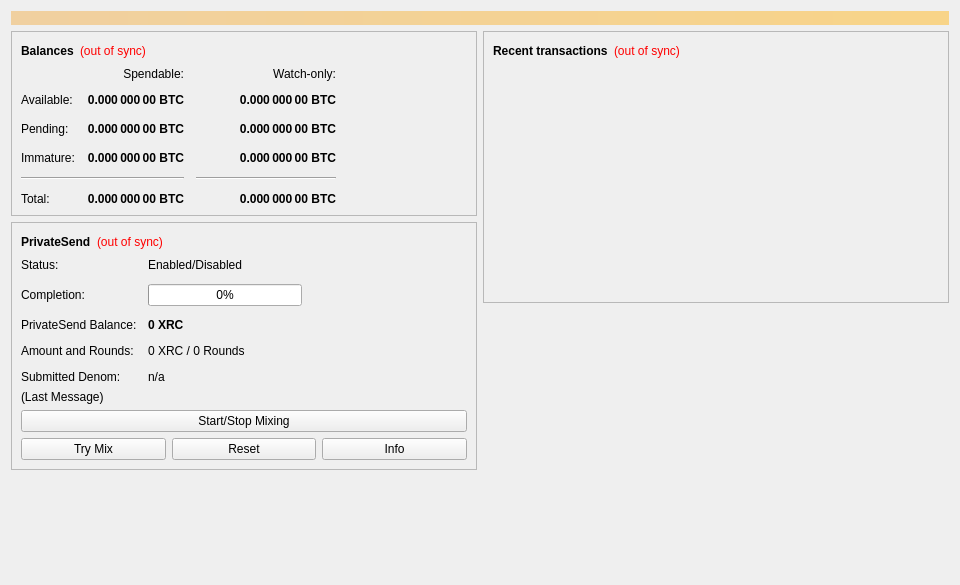
<?xml version="1.0" encoding="UTF-8"?>
<ui version="4.0">
 <class>OverviewPage</class>
 <widget class="QWidget" name="OverviewPage">
  <property name="geometry">
   <rect>
    <x>0</x>
    <y>0</y>
    <width>960</width>
    <height>585</height>
   </rect>
  </property>
  <property name="minimumSize">
   <size>
    <width>960</width>
    <height>0</height>
   </size>
  </property>
  <property name="windowTitle">
   <string>Form</string>
  </property>
  <layout class="QVBoxLayout" name="topLayout">
   <item>
    <widget class="QLabel" name="labelAlerts">
     <property name="visible">
      <bool>false</bool>
     </property>
     <property name="styleSheet">
      <string notr="true">QLabel { background-color: qlineargradient(x1: 0, y1: 0, x2: 1, y2: 0, stop:0 #F0D0A0, stop:1 #F8D488); color:#000000; }</string>
     </property>
     <property name="wordWrap">
      <bool>true</bool>
     </property>
     <property name="margin">
      <number>3</number>
     </property>
     <property name="textInteractionFlags">
      <set>Qt::TextSelectableByMouse</set>
     </property>
    </widget>
   </item>
   <item>
    <layout class="QHBoxLayout" name="horizontalLayout" stretch="1,1">
     <item>
      <layout class="QVBoxLayout" name="verticalLayout_2">
       <item>
        <widget class="QFrame" name="frame">
         <property name="frameShape">
          <enum>QFrame::StyledPanel</enum>
         </property>
         <property name="frameShadow">
          <enum>QFrame::Raised</enum>
         </property>
         <layout class="QVBoxLayout" name="verticalLayout_4">
          <item>
           <layout class="QHBoxLayout" name="horizontalLayout_4">
            <item>
             <widget class="QLabel" name="label_5">
              <property name="font">
               <font>
                <weight>75</weight>
                <bold>true</bold>
               </font>
              </property>
              <property name="text">
               <string>Balances</string>
              </property>
             </widget>
            </item>
            <item>
             <widget class="QLabel" name="labelWalletStatus">
              <property name="toolTip">
               <string>The displayed information may be out of date. Your wallet automatically synchronizes with the CharyCoin network after a connection is established, but this process has not completed yet.</string>
              </property>
              <property name="styleSheet">
               <string notr="true">QLabel { color: red; }</string>
              </property>
              <property name="text">
               <string notr="true">(out of sync)</string>
              </property>
              <property name="alignment">
               <set>Qt::AlignLeading|Qt::AlignLeft|Qt::AlignVCenter</set>
              </property>
             </widget>
            </item>
            <item>
             <spacer name="horizontalSpacer_3">
              <property name="orientation">
               <enum>Qt::Horizontal</enum>
              </property>
              <property name="sizeHint" stdset="0">
               <size>
                <width>40</width>
                <height>20</height>
               </size>
              </property>
             </spacer>
            </item>
           </layout>
          </item>
          <item>
           <layout class="QGridLayout" name="gridLayout">
            <property name="spacing">
             <number>12</number>
            </property>
            <item row="2" column="2">
             <widget class="QLabel" name="labelWatchPending">
              <property name="font">
               <font>
                <weight>75</weight>
                <bold>true</bold>
               </font>
              </property>
              <property name="cursor">
               <cursorShape>IBeamCursor</cursorShape>
              </property>
              <property name="toolTip">
               <string>Unconfirmed transactions to watch-only addresses</string>
              </property>
              <property name="text">
               <string notr="true">0.000 000 00 BTC</string>
              </property>
              <property name="alignment">
               <set>Qt::AlignRight|Qt::AlignTrailing|Qt::AlignVCenter</set>
              </property>
              <property name="textInteractionFlags">
               <set>Qt::LinksAccessibleByMouse|Qt::TextSelectableByKeyboard|Qt::TextSelectableByMouse</set>
              </property>
             </widget>
            </item>
            <item row="2" column="1">
             <widget class="QLabel" name="labelUnconfirmed">
              <property name="font">
               <font>
                <weight>75</weight>
                <bold>true</bold>
               </font>
              </property>
              <property name="cursor">
               <cursorShape>IBeamCursor</cursorShape>
              </property>
              <property name="toolTip">
               <string>Total of transactions that have yet to be confirmed, and do not yet count toward the spendable balance</string>
              </property>
              <property name="text">
               <string notr="true">0.000 000 00 BTC</string>
              </property>
              <property name="alignment">
               <set>Qt::AlignRight|Qt::AlignTrailing|Qt::AlignVCenter</set>
              </property>
              <property name="textInteractionFlags">
               <set>Qt::LinksAccessibleByMouse|Qt::TextSelectableByKeyboard|Qt::TextSelectableByMouse</set>
              </property>
             </widget>
            </item>
            <item row="3" column="2">
             <widget class="QLabel" name="labelWatchImmature">
              <property name="font">
               <font>
                <weight>75</weight>
                <bold>true</bold>
               </font>
              </property>
              <property name="cursor">
               <cursorShape>IBeamCursor</cursorShape>
              </property>
              <property name="toolTip">
               <string>Mined balance in watch-only addresses that has not yet matured</string>
              </property>
              <property name="text">
               <string notr="true">0.000 000 00 BTC</string>
              </property>
              <property name="alignment">
               <set>Qt::AlignRight|Qt::AlignTrailing|Qt::AlignVCenter</set>
              </property>
              <property name="textInteractionFlags">
               <set>Qt::LinksAccessibleByMouse|Qt::TextSelectableByKeyboard|Qt::TextSelectableByMouse</set>
              </property>
             </widget>
            </item>
            <item row="4" column="0" colspan="2">
             <widget class="Line" name="lineSpendableBalance">
              <property name="orientation">
               <enum>Qt::Horizontal</enum>
              </property>
             </widget>
            </item>
            <item row="4" column="2">
             <widget class="Line" name="lineWatchBalance">
              <property name="sizePolicy">
               <sizepolicy hsizetype="Preferred" vsizetype="Fixed">
                <horstretch>0</horstretch>
                <verstretch>0</verstretch>
               </sizepolicy>
              </property>
              <property name="minimumSize">
               <size>
                <width>140</width>
                <height>0</height>
               </size>
              </property>
              <property name="orientation">
               <enum>Qt::Horizontal</enum>
              </property>
             </widget>
            </item>
            <item row="5" column="0">
             <widget class="QLabel" name="labelTotalText">
              <property name="text">
               <string>Total:</string>
              </property>
             </widget>
            </item>
            <item row="3" column="1">
             <widget class="QLabel" name="labelImmature">
              <property name="font">
               <font>
                <weight>75</weight>
                <bold>true</bold>
               </font>
              </property>
              <property name="cursor">
               <cursorShape>IBeamCursor</cursorShape>
              </property>
              <property name="toolTip">
               <string>Mined balance that has not yet matured</string>
              </property>
              <property name="text">
               <string notr="true">0.000 000 00 BTC</string>
              </property>
              <property name="alignment">
               <set>Qt::AlignRight|Qt::AlignTrailing|Qt::AlignVCenter</set>
              </property>
              <property name="textInteractionFlags">
               <set>Qt::LinksAccessibleByMouse|Qt::TextSelectableByKeyboard|Qt::TextSelectableByMouse</set>
              </property>
             </widget>
            </item>
            <item row="2" column="3">
             <spacer name="horizontalSpacer_2">
              <property name="orientation">
               <enum>Qt::Horizontal</enum>
              </property>
              <property name="sizeHint" stdset="0">
               <size>
                <width>40</width>
                <height>20</height>
               </size>
              </property>
             </spacer>
            </item>
            <item row="3" column="0">
             <widget class="QLabel" name="labelImmatureText">
              <property name="text">
               <string>Immature:</string>
              </property>
             </widget>
            </item>
            <item row="5" column="1">
             <widget class="QLabel" name="labelTotal">
              <property name="font">
               <font>
                <weight>75</weight>
                <bold>true</bold>
               </font>
              </property>
              <property name="cursor">
               <cursorShape>IBeamCursor</cursorShape>
              </property>
              <property name="toolTip">
               <string>Your current total balance</string>
              </property>
              <property name="text">
               <string notr="true">0.000 000 00 BTC</string>
              </property>
              <property name="alignment">
               <set>Qt::AlignRight|Qt::AlignTrailing|Qt::AlignVCenter</set>
              </property>
              <property name="textInteractionFlags">
               <set>Qt::LinksAccessibleByMouse|Qt::TextSelectableByKeyboard|Qt::TextSelectableByMouse</set>
              </property>
             </widget>
            </item>
            <item row="5" column="2">
             <widget class="QLabel" name="labelWatchTotal">
              <property name="font">
               <font>
                <weight>75</weight>
                <bold>true</bold>
               </font>
              </property>
              <property name="cursor">
               <cursorShape>IBeamCursor</cursorShape>
              </property>
              <property name="toolTip">
               <string>Current total balance in watch-only addresses</string>
              </property>
              <property name="text">
               <string notr="true">0.000 000 00 BTC</string>
              </property>
              <property name="alignment">
               <set>Qt::AlignRight|Qt::AlignTrailing|Qt::AlignVCenter</set>
              </property>
              <property name="textInteractionFlags">
               <set>Qt::LinksAccessibleByMouse|Qt::TextSelectableByKeyboard|Qt::TextSelectableByMouse</set>
              </property>
             </widget>
            </item>
            <item row="0" column="2">
             <widget class="QLabel" name="labelWatchonly">
              <property name="text">
               <string>Watch-only:</string>
              </property>
              <property name="alignment">
               <set>Qt::AlignRight|Qt::AlignTrailing|Qt::AlignVCenter</set>
              </property>
             </widget>
            </item>
            <item row="1" column="0">
             <widget class="QLabel" name="labelBalanceText">
              <property name="text">
               <string>Available:</string>
              </property>
             </widget>
            </item>
            <item row="1" column="1">
             <widget class="QLabel" name="labelBalance">
              <property name="font">
               <font>
                <weight>75</weight>
                <bold>true</bold>
               </font>
              </property>
              <property name="cursor">
               <cursorShape>IBeamCursor</cursorShape>
              </property>
              <property name="toolTip">
               <string>Your current spendable balance</string>
              </property>
              <property name="text">
               <string notr="true">0.000 000 00 BTC</string>
              </property>
              <property name="alignment">
               <set>Qt::AlignRight|Qt::AlignTrailing|Qt::AlignVCenter</set>
              </property>
              <property name="textInteractionFlags">
               <set>Qt::LinksAccessibleByMouse|Qt::TextSelectableByKeyboard|Qt::TextSelectableByMouse</set>
              </property>
             </widget>
            </item>
            <item row="1" column="2">
             <widget class="QLabel" name="labelWatchAvailable">
              <property name="font">
               <font>
                <weight>75</weight>
                <bold>true</bold>
               </font>
              </property>
              <property name="cursor">
               <cursorShape>IBeamCursor</cursorShape>
              </property>
              <property name="toolTip">
               <string>Your current balance in watch-only addresses</string>
              </property>
              <property name="text">
               <string notr="true">0.000 000 00 BTC</string>
              </property>
              <property name="alignment">
               <set>Qt::AlignRight|Qt::AlignTrailing|Qt::AlignVCenter</set>
              </property>
              <property name="textInteractionFlags">
               <set>Qt::LinksAccessibleByMouse|Qt::TextSelectableByKeyboard|Qt::TextSelectableByMouse</set>
              </property>
             </widget>
            </item>
            <item row="2" column="0">
             <widget class="QLabel" name="labelPendingText">
              <property name="text">
               <string>Pending:</string>
              </property>
             </widget>
            </item>
            <item row="0" column="1">
             <widget class="QLabel" name="labelSpendable">
              <property name="text">
               <string>Spendable:</string>
              </property>
              <property name="alignment">
               <set>Qt::AlignRight|Qt::AlignTrailing|Qt::AlignVCenter</set>
              </property>
             </widget>
            </item>
           </layout>
          </item>
         </layout>
        </widget>
       </item>
       <item>
        <widget class="QFrame" name="framePrivateSend">
         <property name="layoutDirection">
          <enum>Qt::LeftToRight</enum>
         </property>
         <property name="frameShape">
          <enum>QFrame::StyledPanel</enum>
         </property>
         <property name="frameShadow">
          <enum>QFrame::Raised</enum>
         </property>
         <layout class="QVBoxLayout" name="VerticalLayout_PS1">
          <item>
           <layout class="QHBoxLayout" name="horizontalLayout_5">
            <item>
             <widget class="QLabel" name="labelPrivateSendHeader">
              <property name="font">
               <font>
                <weight>75</weight>
                <bold>true</bold>
               </font>
              </property>
              <property name="text">
               <string>PrivateSend</string>
              </property>
             </widget>
            </item>
            <item>
             <widget class="QLabel" name="labelPrivateSendSyncStatus">
              <property name="toolTip">
               <string>The displayed information may be out of date. Your wallet automatically synchronizes with the CharyCoin network after a connection is established, but this process has not completed yet.</string>
              </property>
              <property name="styleSheet">
               <string notr="true">QLabel { color: red; }</string>
              </property>
              <property name="text">
               <string notr="true">(out of sync)</string>
              </property>
              <property name="alignment">
               <set>Qt::AlignLeading|Qt::AlignLeft|Qt::AlignVCenter</set>
              </property>
             </widget>
            </item>
            <item>
             <spacer name="horizontalSpacer_4">
              <property name="orientation">
               <enum>Qt::Horizontal</enum>
              </property>
              <property name="sizeHint" stdset="0">
               <size>
                <width>40</width>
                <height>20</height>
               </size>
              </property>
             </spacer>
            </item>
           </layout>
          </item>
          <item>
           <layout class="QFormLayout" name="privateSendFormLayout">
            <property name="fieldGrowthPolicy">
             <enum>QFormLayout::AllNonFixedFieldsGrow</enum>
            </property>
            <property name="horizontalSpacing">
             <number>11</number>
            </property>
            <property name="verticalSpacing">
             <number>12</number>
            </property>
            <item row="0" column="0">
             <widget class="QLabel" name="labelPrivateSendEnabledText">
              <property name="text">
               <string>Status:</string>
              </property>
             </widget>
            </item>
            <item row="0" column="1">
             <widget class="QLabel" name="labelPrivateSendEnabled">
              <property name="text">
               <string>Enabled/Disabled</string>
              </property>
             </widget>
            </item>
            <item row="1" column="0">
             <widget class="QLabel" name="labelCompletitionText">
              <property name="text">
               <string>Completion:</string>
              </property>
             </widget>
            </item>
            <item row="1" column="1">
             <widget class="QProgressBar" name="privateSendProgress">
              <property name="maximumSize">
               <size>
                <width>154</width>
                <height>16777215</height>
               </size>
              </property>
              <property name="value">
               <number>0</number>
              </property>
             </widget>
            </item>
            <item row="2" column="0">
             <widget class="QLabel" name="labelAnonymizedText">
              <property name="text">
               <string>PrivateSend Balance:</string>
              </property>
             </widget>
            </item>
            <item row="2" column="1">
             <widget class="QLabel" name="labelAnonymized">
              <property name="font">
               <font>
                <weight>75</weight>
                <bold>true</bold>
               </font>
              </property>
              <property name="text">
               <string notr="true">0 XRC</string>
              </property>
             </widget>
            </item>
            <item row="3" column="0">
             <widget class="QLabel" name="labelAmountAndRoundsText">
              <property name="text">
               <string>Amount and Rounds:</string>
              </property>
             </widget>
            </item>
            <item row="3" column="1">
             <widget class="QLabel" name="labelAmountRounds">
              <property name="text">
               <string>0 XRC / 0 Rounds</string>
              </property>
             </widget>
            </item>
            <item row="4" column="0">
             <widget class="QLabel" name="labelSubmittedDenomText">
              <property name="text">
               <string>Submitted Denom:</string>
              </property>
             </widget>
            </item>
            <item row="4" column="1">
             <widget class="QLabel" name="labelSubmittedDenom">
              <property name="toolTip">
               <string>The denominations you submitted to the Masternode.&lt;br&gt;To mix, other users must submit the exact same denominations.</string>
              </property>
              <property name="text">
               <string>n/a</string>
              </property>
             </widget>
            </item>
           </layout>
          </item>
          <item>
           <layout class="QVBoxLayout" name="VerticalLayout_PS">
            <item>
             <widget class="QLabel" name="labelPrivateSendLastMessage">
              <property name="text">
               <string>(Last Message)</string>
              </property>
              <property name="alignment">
               <set>Qt::AlignLeading|Qt::AlignLeft|Qt::AlignTop</set>
              </property>
              <property name="wordWrap">
               <bool>true</bool>
              </property>
             </widget>
            </item>
            <item>
             <widget class="QPushButton" name="togglePrivateSend">
              <property name="sizePolicy">
               <sizepolicy hsizetype="MinimumExpanding" vsizetype="Fixed">
                <horstretch>0</horstretch>
                <verstretch>0</verstretch>
               </sizepolicy>
              </property>
              <property name="text">
               <string>Start/Stop Mixing</string>
              </property>
             </widget>
            </item>
            <item>
             <layout class="QHBoxLayout" name="horizontalLayout_debugbuttons">
              <item>
               <widget class="QPushButton" name="privateSendAuto">
                <property name="sizePolicy">
                 <sizepolicy hsizetype="MinimumExpanding" vsizetype="Fixed">
                  <horstretch>0</horstretch>
                  <verstretch>0</verstretch>
                 </sizepolicy>
                </property>
                <property name="toolTip">
                 <string>Try to manually submit a PrivateSend request.</string>
                </property>
                <property name="text">
                 <string>Try Mix</string>
                </property>
               </widget>
              </item>
              <item>
               <widget class="QPushButton" name="privateSendReset">
                <property name="sizePolicy">
                 <sizepolicy hsizetype="MinimumExpanding" vsizetype="Fixed">
                  <horstretch>0</horstretch>
                  <verstretch>0</verstretch>
                 </sizepolicy>
                </property>
                <property name="toolTip">
                 <string>Reset the current status of PrivateSend (can interrupt PrivateSend if it's in the process of Mixing, which can cost you money!)</string>
                </property>
                <property name="autoFillBackground">
                 <bool>false</bool>
                </property>
                <property name="text">
                 <string>Reset</string>
                </property>
               </widget>
              </item>
              <item>
               <widget class="QPushButton" name="privateSendInfo">
                <property name="sizePolicy">
                 <sizepolicy hsizetype="MinimumExpanding" vsizetype="Fixed">
                  <horstretch>0</horstretch>
                  <verstretch>0</verstretch>
                 </sizepolicy>
                </property>
                <property name="toolTip">
                 <string>Information about PrivateSend and Mixing</string>
                </property>
                <property name="text">
                 <string>Info</string>
                </property>
               </widget>
              </item>
             </layout>
            </item>
           </layout>
          </item>
         </layout>
        </widget>
       </item>
       <item>
        <spacer name="verticalSpacer">
         <property name="orientation">
          <enum>Qt::Vertical</enum>
         </property>
         <property name="sizeHint" stdset="0">
          <size>
           <width>20</width>
           <height>40</height>
          </size>
         </property>
        </spacer>
       </item>
      </layout>
     </item>
     <item>
      <layout class="QVBoxLayout" name="verticalLayout_3">
       <item>
        <widget class="QFrame" name="frame_2">
         <property name="frameShape">
          <enum>QFrame::StyledPanel</enum>
         </property>
         <property name="frameShadow">
          <enum>QFrame::Raised</enum>
         </property>
         <layout class="QVBoxLayout" name="verticalLayout">
          <item>
           <layout class="QHBoxLayout" name="horizontalLayout_2">
            <item>
             <widget class="QLabel" name="label_4">
              <property name="font">
               <font>
                <weight>75</weight>
                <bold>true</bold>
               </font>
              </property>
              <property name="text">
               <string>Recent transactions</string>
              </property>
             </widget>
            </item>
            <item>
             <widget class="QLabel" name="labelTransactionsStatus">
              <property name="toolTip">
               <string>The displayed information may be out of date. Your wallet automatically synchronizes with the CharyCoin network after a connection is established, but this process has not completed yet.</string>
              </property>
              <property name="styleSheet">
               <string notr="true">QLabel { color: red; }</string>
              </property>
              <property name="text">
               <string notr="true">(out of sync)</string>
              </property>
              <property name="alignment">
               <set>Qt::AlignLeading|Qt::AlignLeft|Qt::AlignVCenter</set>
              </property>
             </widget>
            </item>
            <item>
             <spacer name="horizontalSpacer">
              <property name="orientation">
               <enum>Qt::Horizontal</enum>
              </property>
              <property name="sizeHint" stdset="0">
               <size>
                <width>40</width>
                <height>20</height>
               </size>
              </property>
             </spacer>
            </item>
           </layout>
          </item>
          <item>
           <widget class="QListView" name="listTransactions">
            <property name="styleSheet">
             <string notr="true">QListView { background: transparent; }</string>
            </property>
            <property name="frameShape">
             <enum>QFrame::NoFrame</enum>
            </property>
            <property name="verticalScrollBarPolicy">
             <enum>Qt::ScrollBarAlwaysOff</enum>
            </property>
            <property name="horizontalScrollBarPolicy">
             <enum>Qt::ScrollBarAlwaysOff</enum>
            </property>
            <property name="selectionMode">
             <enum>QAbstractItemView::NoSelection</enum>
            </property>
           </widget>
          </item>
         </layout>
        </widget>
       </item>
       <item>
        <spacer name="verticalSpacer_2">
         <property name="orientation">
          <enum>Qt::Vertical</enum>
         </property>
         <property name="sizeHint" stdset="0">
          <size>
           <width>20</width>
           <height>40</height>
          </size>
         </property>
        </spacer>
       </item>
      </layout>
     </item>
    </layout>
   </item>
  </layout>
 </widget>
 <resources/>
 <connections/>
</ui>
